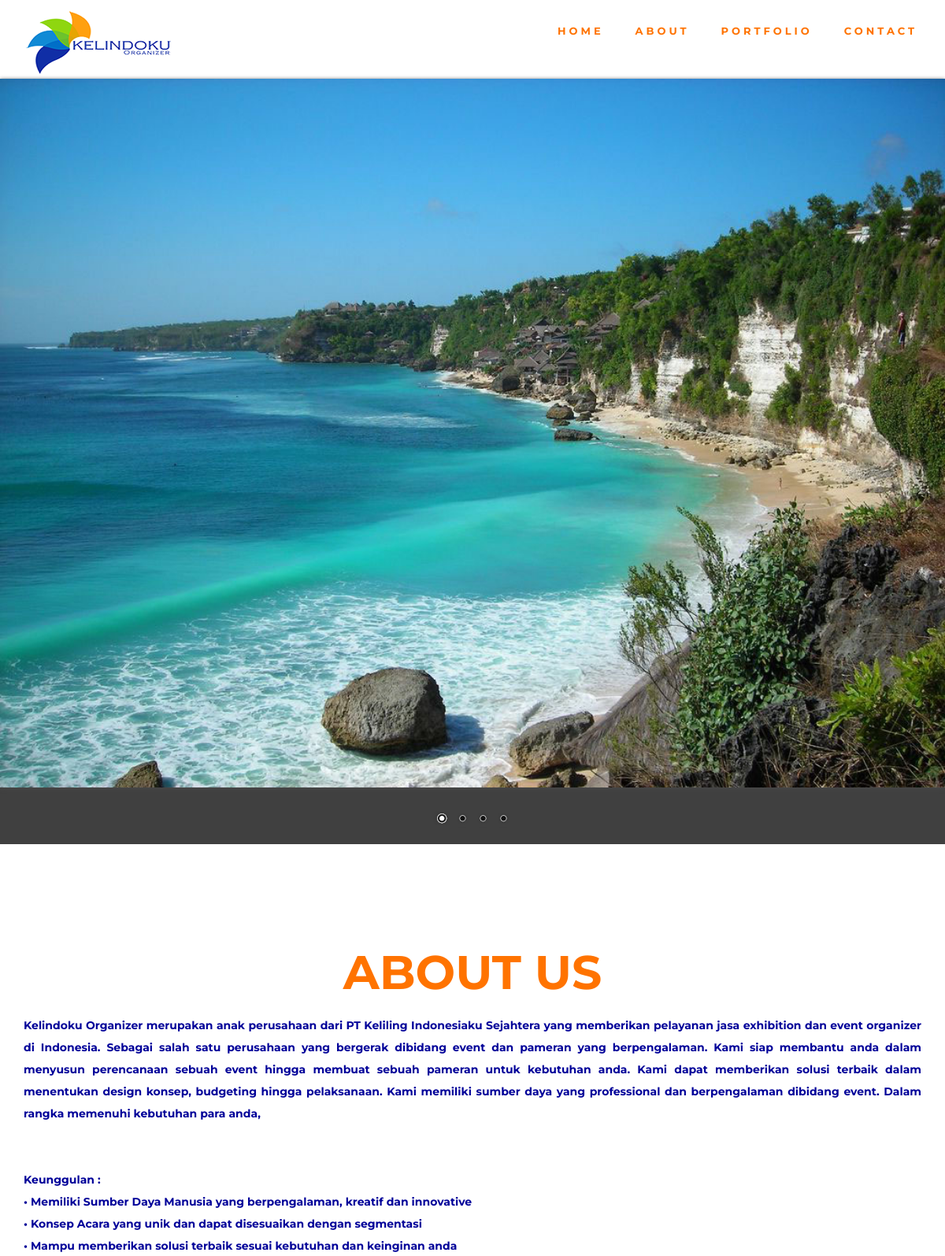
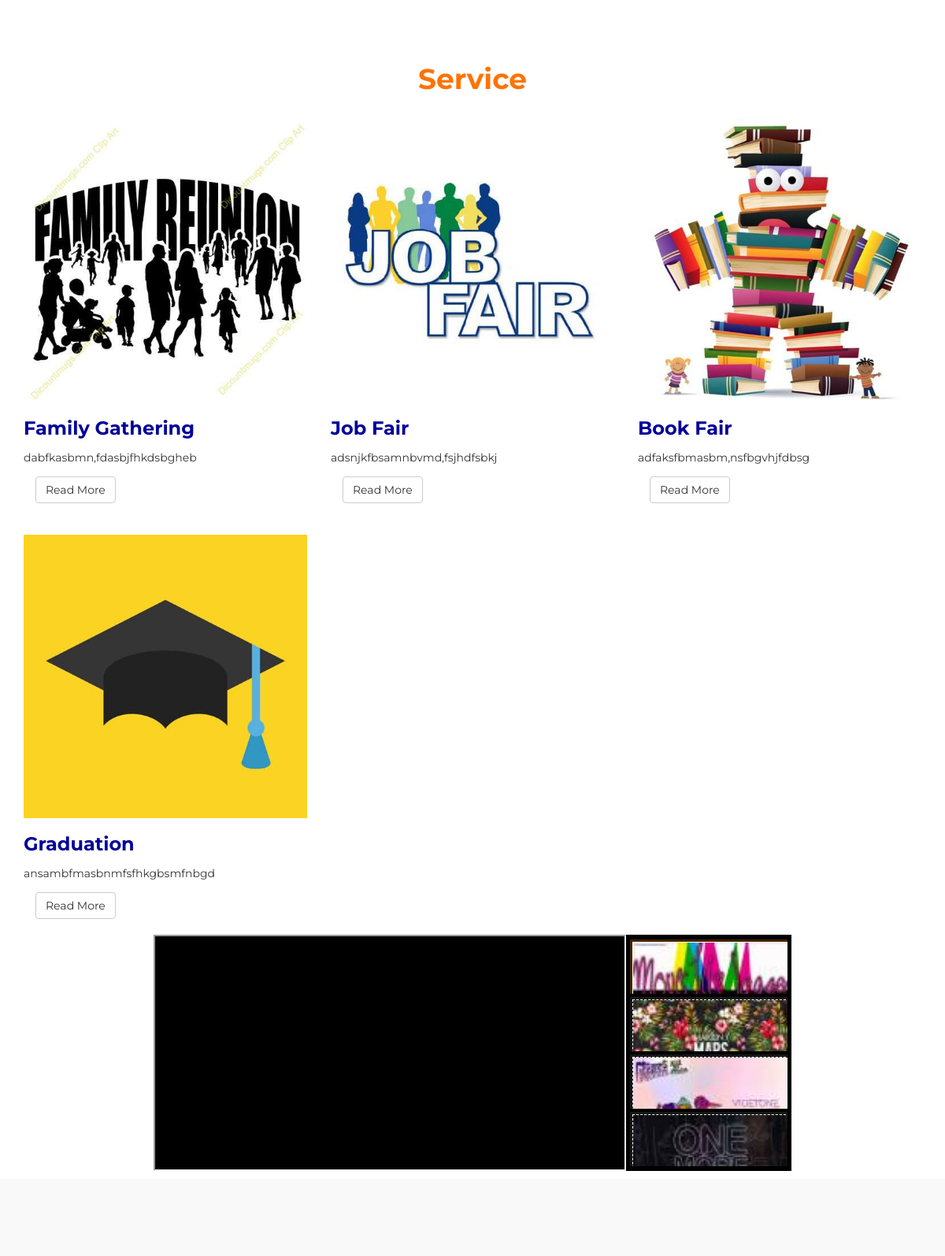
/organizer/index.php (upper part), run on the app's committed database (2 pictures, top to bottom).
### tables this page shows
CREATE TABLE `service` (
  `id` int(11) NOT NULL,
  `nama` varchar(30) NOT NULL,
  `detail` text NOT NULL,
  `gambar1` varchar(50) NOT NULL,
  `gambar2` varchar(50) NOT NULL,
  `gambar3` varchar(50) NOT NULL
);

CREATE TABLE `ads` (
  `id` int(11) NOT NULL,
  `judul` varchar(30) NOT NULL,
  `link` varchar(100) NOT NULL,
  `thumbnail` varchar(50) NOT NULL
);

### organizer/index.php (the view, shortened to what this page needs)
<!DOCTYPE html>
<?php
        include '../administrator/aksi_admin/konek.php';
?>
<html lang=en>
<head>
<link rel=stylesheet href=css/bootstrap.min.css>
<link rel=stylesheet href=css/animate.min.css>
<link rel=stylesheet href=css/font-awesome.min.css>
<link rel=stylesheet href=css/nivo-lightbox.css>
<link rel=stylesheet href=css/nivo_themes/default/default.css>
<link rel=stylesheet href=css/style.css>
<link href=http://www.jqueryscript.net/css/jquerysctipttop.css rel=stylesheet type=text/css>
<link rel=stylesheet href=themes/default/default.css type=text/css media=screen />
<link rel=stylesheet href=themes/light/light.css type=text/css media=screen />
<link rel=stylesheet href=themes/dark/dark.css type=text/css media=screen />
<link rel=stylesheet href=themes/bar/bar.css type=text/css media=screen />
<link rel=stylesheet href=nivo-slider.css type=text/css media=screen />
<link rel=stylesheet href=demo/style.css type=text/css media=screen />
<link rel=stylesheet href=css/video-slider.css>
</head>
<body data-spy=scroll data-target=.navbar-collapse data-offset=50>
<section class="navbar navbar-fixed-top custom-navbar" role=navigation>
<div class=container>
<div class=navbar-header>
<a href=#><img class=bold src=images/organizer.png alt=image></img></a>
</div>
<div class="collapse navbar-collapse">
<ul class="nav navbar-nav navbar-right">
<li><a href=#homee class=smoothScroll>HOME</a></li>
<li><a href=#about class=smoothScroll>ABOUT</a></li>
<li><a href=#portfolio class=smoothScroll>PORTFOLIO</a></li>
<li><a href=#contact class=smoothScroll>CONTACT</a></li>
</ul>
</div>
</div>
</section>
<section id=homee>
<div id=wrapper>
<div class="slider-wrapper theme-default">
<div id=slider class=nivoSlider>
</div>
</div>
</div>
</section>
<section id=about>
<div class=container>
<div class=row>
<div class="col-md-12 col-sm-12 text-center">
<h1 class="heading bold">ABOUT US</h1>
<h2 class=subheading><p>Kelindoku Organizer merupakan anak perusahaan dari PT Keliling Indonesiaku Sejahtera yang memberikan pelayanan jasa exhibition dan event organizer di Indonesia. Sebagai salah satu perusahaan yang bergerak dibidang event dan pameran yang berpengalaman. Kami siap membantu anda dalam menyusun perencanaan sebuah event hingga membuat sebuah pameran untuk kebutuhan anda.
Kami dapat memberikan solusi terbaik dalam menentukan design konsep, budgeting hingga pelaksanaan. Kami memiliki sumber daya yang professional dan berpengalaman dibidang event.
Dalam rangka memenuhi kebutuhan para anda,
<br></br>
<br>Keunggulan : </br>
• Memiliki Sumber Daya Manusia yang berpengalaman, kreatif dan innovative
<br>• Konsep Acara yang unik dan dapat disesuaikan dengan segmentasi</br>
• Mampu memberikan solusi terbaik sesuai kebutuhan dan keinginan anda
</p></h2>
</div>
<h1 style=text-align:center>Service</h1>
<?php
                                     $sql = mysqli_query($connection, "SELECT * FROM service ORDER BY id DESC");
                    $no = 1;
                    while ($data = mysqli_fetch_array($sql)){
                      $isi = $data['detail'];
                      $pot = substr($isi, 0, 30);
                    ?>
<div class="col-lg-4 col-md-4 col-sm-4 wow fadeInUp" data-wow-delay=0.6s>
<img src=../administrator/gambar/Event/<?php echo $data['gambar1']; ?>>
<h3><?php echo $data['nama']; ?></h3>
<p><?php echo $pot; ?></p>
<div class=col-md-4>
<a class="smoothScroll btn btn-default" data-toggle=modal href=#modal<?php echo $data['id'] ?>>Read More</a>
</div>
</div><?php $no++; } ?>
</div>
</div>
<div id=jssor_1 style="position:relative;margin:0 auto;top:0;left:0;width:810px;height:300px;overflow:hidden;visibility:hidden;background-color:#000">
<div data-u=slides style=cursor:default;position:relative;top:0;left:0;width:600px;height:300px;overflow:hidden>
<?php
                                     $query1 = mysqli_query($connection, "SELECT * FROM ads ORDER BY id DESC");
                    $no = 1;
                    while ($data1 = mysqli_fetch_array($query1)){
                      $link = $data1['link'];
                      preg_match('/[\\?\\&]v=([^\\?\\&]+)/', $link, $matches);
                      $id = $matches[1];
                      $width= '600';
                      $height = '300';
                    ?>
<div data-p=112.50 style=display:none>
<iframe src="https://www.youtube.com/embed/<?php echo $id ?>?rel=0&showinfo=0&color=white&iv_load_policy=3" width=<?php echo $width ?> height=<?php echo $height ?> allowfullscreen></iframe>
<div data-u=thumb>
<img class=i src=../administrator/gambar/Thumbnail/<?php echo $data1['thumbnail'] ?>>
</div>
</div><?php $no++; } ?>
</div>
<div data-u=thumbnavigator class=jssort11 style=position:absolute;right:5px;top:0;font-family:Arial,Helvetica,sans-serif;-moz-user-select:none;-webkit-user-select:none;-ms-user-select:none;user-select:none;width:200px;height:300px data-autocenter=2>
<div data-u=slides style=cursor:default>
<div data-u=prototype class=p>
</div>
</div>
</div>
<span data-u=arrowleft class=jssora02l style=top:0px;left:8px;width:55px;height:55px data-autocenter=2></span>
<span data-u=arrowright class=jssora02r style=top:0px;right:218px;width:55px;height:55px data-autocenter=2></span>
</div>
</section>
<div id=portfolio>
</div>
<br></br>
</body>
</html>

### organizer/css/style.css (style rules this page uses)
.iso-box,.iso-box-wrapper,body { position:relative }
body { background:#fff;font-family:Montserrat,sans-serif;font-weight:400 }
#home .btn,.bold,.filter-wrapper li a,.subheading,h1,h2,h3,h4 { font-weight:700 }
body,html { width:100%;overflow-x:hidden }
h2,h3,h4 { color:#009 }
h1 { color:#FF7300 }
.heading { font-size:60px }
.subheading { font-size:14px;padding-bottom:60px }
p { letter-spacing:0;line-height:28px;text-align:justify }
#about .col-md-4 .fa,#contact,#copyright .fa,#home,#portfolio,.filter-wrapper,.social-icon,.social-icon li a,footer { text-align:center }
#about,#contact,#team { padding-top:10px;padding-bottom:10px }
.custom-navbar { background:#fff;margin-bottom:0 }
.custom-navbar .nav li a { color:#FF7300;font-size:13px;font-weight:700;letter-spacing:4px;padding-right:20px;padding-left:20px;transition:all .3s ease-in-out }
#about img,#contact .form-control,#copyright .fa,#copyright a:hover,#home .btn,#portfolio img,.filter-wrapper li a,.social-icon li a { transition:all .4s ease-in-out }
@media (min-width:768px) { .custom-navbar { padding:14px;border-bottom:0;background:0 0 } }
#homee { background-color:#404040 }
#about span { display:block;padding-bottom:6px }
#about img { width:100% }
#portfolio { padding-top:100px;background:#f9f9f9 }
.jssora02l,.jssora02r { display:block;position:absolute;width:55px;height:55px;cursor:pointer;background:url(img/a02.png) no-repeat;overflow:hidden }
.jssora02l { background-position:-3px -33px }
.jssora02r { background-position:-63px -33px }

### organizer/themes/default/default.css (style rules this page uses)
.theme-default .nivoSlider { position:relative;background:url(loading.gif) 50% 50% no-repeat #fff;margin-bottom:10px;-webkit-box-shadow:0 1px 5px 0 #4a4a4a;-moz-box-shadow:0 1px 5px 0 #4a4a4a;box-shadow:0 1px 5px 0 #4a4a4a }

### organizer/nivo-slider.css (style rules this page uses)
.nivo-box,.nivo-caption,.nivoSlider { overflow:hidden }
.nivoSlider { position:relative;width:100%;height:auto }

### organizer/demo/style.css (style rules this page uses)
.slider-wrapper { width:100%;margin:100px auto }

### organizer/css/video-slider.css (style rules this page uses)
.jssort11 .p,.jssort11 .tp { top:0;left:0;position:absolute }
.jssora02l,.jssora02r { display:block;position:absolute;width:55px;height:55px;cursor:pointer;background:url(img/a02.png) no-repeat;overflow:hidden }
.jssora02l { background-position:-3px -33px }
.jssora02r { background-position:-63px -33px }
.jssort11 .p { width:200px;height:69px;background:#181818 }
.jssort11 .tp { width:100%;height:100%;border:none }
.jssort11 .i,.jssort11 .pav:hover .i { position:absolute;top:3px;left:3px;width:254px;height:124px;border:1px dashed #fff }
.jssort11 .pav .i { border:1px solid #fff }
.jssort11 .i { transition:color 2s;-moz-transition:color 2s;-webkit-transition:color 2s;-o-transition:color 2s }
.jssort11 .p.pdn,.jssort11 .pav { background:#462300 }

### data on the page
service: gambar1 (picture), nama "Family Gathering", detail "dabfkasbmn,fdasbjfhkdsbgheb"
service: gambar1 (picture), nama "Job Fair", detail "adsnjkfbsamnbvmd,fsjhdfsbkj"
service: gambar1 (picture), nama "Book Fair", detail "adfaksfbmasbm,nsfbgvhjfdbsg"
service: gambar1 (picture), nama "Graduation", detail "ansambfmasbnmfsfhkgbsmfnbgd"
ads: thumbnail (picture)
ads: thumbnail (picture)
ads: thumbnail (picture)
ads: thumbnail (picture)
